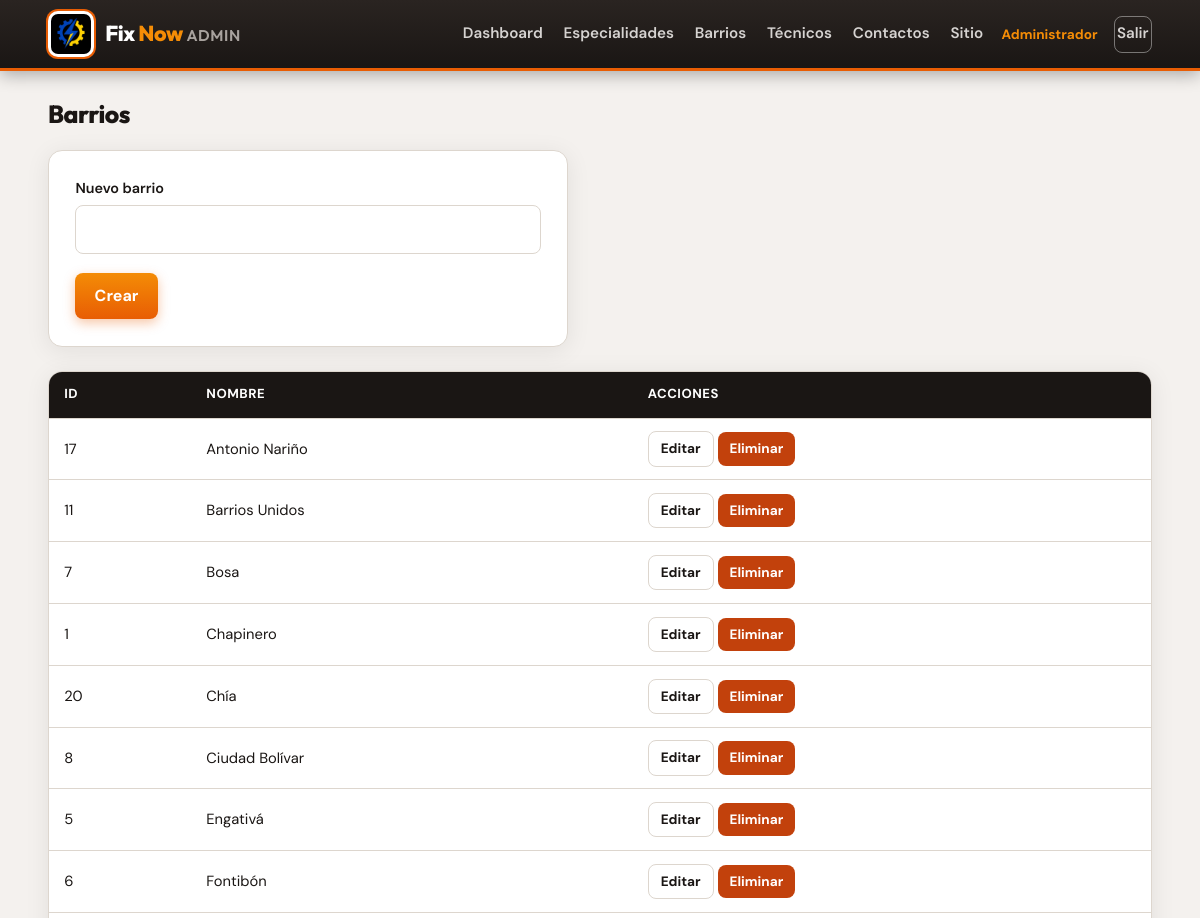
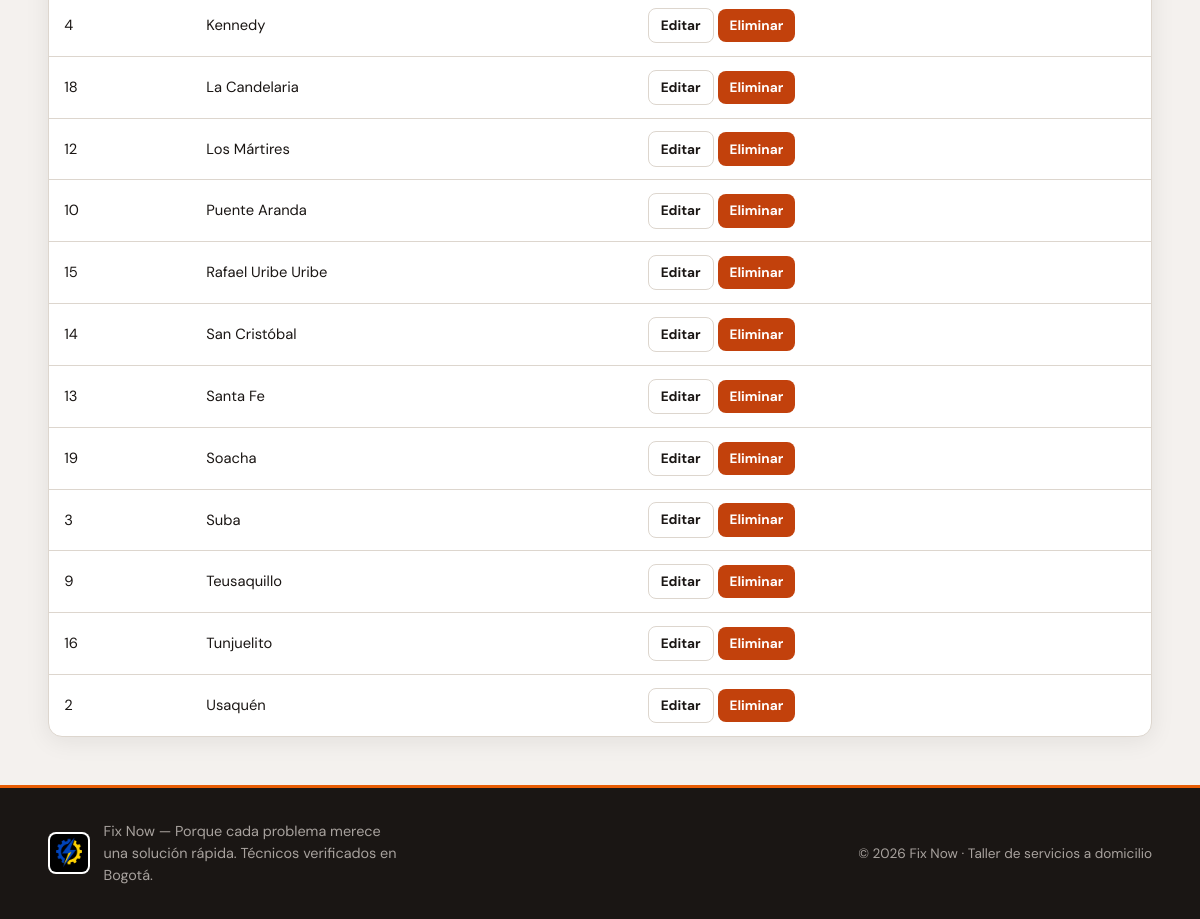
The app's page /admin/barrios.php (signed in) with its own data (2 pictures, top to bottom).
### tables this page shows
CREATE TABLE barrio (
    id_barrio INT AUTO_INCREMENT PRIMARY KEY,
    nombre VARCHAR(100) NOT NULL
);

### includes/funciones.php (called while the page is built, shortened)
<?php
function e(?string $texto): string
{
    return htmlspecialchars($texto ?? '', ENT_QUOTES, 'UTF-8');
}

### admin/barrios.php (the view, shortened to what this page needs)
<?php
require_once __DIR__ . '/../includes/funciones.php';
$editar = null;
$lista = [];
$res = $conexion->query('SELECT id_barrio, nombre FROM barrio ORDER BY nombre');
if ($res) {
    while ($row = $res->fetch_assoc()) {
        $lista[] = $row;
    }
}
require __DIR__ . '/../includes/header_admin.php';
?>
<div class="container">
    <div class="toolbar">
        <h1 class="section-title" style="margin:0">Barrios</h1>
    </div>
    <form class="form-card" method="post" action="" style="margin-bottom:1.5rem">
        <div class="form-group">
            <label for="nombre"><?= $editar ? 'Editar barrio' : 'Nuevo barrio' ?></label>
            <input type="text" id="nombre" name="nombre" required
                   value="<?= e($editar['nombre'] ?? '') ?>">
        </div>
        <div class="form-actions">
            <button type="submit" class="btn btn-primary"><?= $editar ? 'Guardar' : 'Crear' ?></button>
        </div>
    </form>
    <div class="table-wrap">
        <table class="data">
            <thead>
                <tr>
                    <th>ID</th>
                    <th>Nombre</th>
                    <th>Acciones</th>
                </tr>
            </thead>
            <tbody>
                <?php if (empty($lista)): ?>
                    <tr><td colspan="3">Sin registros.</td></tr>
                <?php else: ?>
                    <?php foreach ($lista as $row): ?>
                        <tr>
                            <td><?= (int) $row['id_barrio'] ?></td>
                            <td><?= e($row['nombre']) ?></td>
                            <td>
                                <a class="btn btn-sm btn-ghost" href="?editar=<?= (int) $row['id_barrio'] ?>">Editar</a>
                                <a class="btn btn-sm btn-danger" href="?eliminar=<?= (int) $row['id_barrio'] ?>"
                                   onclick="return confirm('¿Eliminar este barrio?')">Eliminar</a>
                            </td>
                        </tr>
                    <?php endforeach; ?>
                <?php endif; ?>
            </tbody>
        </table>
    </div>
</div>
<?php require __DIR__ . '/../includes/footer.php'; ?>

### css/estilos.css (style rules this page uses)
:root { --charcoal: #1a1614; --charcoal-mid: #2a2421; --charcoal-soft: #3f3834; --orange: #e85d04; --orange-light: #f48c06; --orange-hot: #dc2f02; --orange-soft: #fff1e6; --orange-glow: rgba(232, 93, 4, 0.35); --steel: #57534e; --bg: #f0eeec; --bg-warm: #ebe6e0; --bg-card: #ffffff; --text: #1a1614; --text-muted: #6b6560; --border: #ddd6ce; --ok: #15803d; --danger: #c2410c; --radius: 14px; --radius-sm: 8px; --shadow: 0 4px 24px rgba(26, 22, 20, 0.08); --shadow-lg: 0 16px 40px rgba(26, 22, 20, 0.14); --font: "DM Sans", system-ui, sans-serif; --font-display: "Outfit", "DM Sans", sans-serif; --header-h: 64px; }
*, *::before, *::after { box-sizing: border-box; }
html { scroll-behavior: smooth; }
body { margin: 0; font-family: var(--font); background: radial-gradient(ellipse 120% 80% at 100% -10%, rgba(232, 93, 4, 0.07), transparent 50%), linear-gradient(180deg, var(--bg-warm) 0%, var(--bg) 40%, #e8e4df 100%); background-attachment: fixed; color: var(--text); line-height: 1.55; min-height: 100vh; display: flex; flex-direction: column; -webkit-font-smoothing: antialiased; }
a { color: var(--orange); text-decoration: none; transition: color 0.15s; }
.container { width: min(1120px, 92%); margin: 0 auto; }
.section-title { margin: 0 0 1rem; font-family: var(--font-display); font-size: 1.55rem; font-weight: 800; color: var(--charcoal); letter-spacing: -0.02em; }
input[type="text"], input[type="email"], input[type="password"], input[type="tel"], input[type="search"], input[type="url"], input[type="date"], select, textarea { width: 100%; padding: 0.7rem 0.9rem; border: 1.5px solid var(--border); border-radius: var(--radius-sm); font: inherit; background: #fff; color: var(--text); transition: border-color 0.15s, box-shadow 0.15s; }
.form-card { background: var(--bg-card); border: 1px solid var(--border); border-radius: var(--radius); padding: 1.65rem; max-width: 520px; box-shadow: var(--shadow); }
.form-group { margin-bottom: 1.05rem; }
.form-group label { display: block; font-weight: 600; margin-bottom: 0.35rem; font-size: 0.9rem; }
.form-actions { display: flex; gap: 0.6rem; flex-wrap: wrap; margin-top: 1.15rem; }
.btn { display: inline-flex; align-items: center; justify-content: center; gap: 0.4rem; padding: 0.68rem 1.2rem; border-radius: var(--radius-sm); border: none; font: inherit; font-weight: 700; cursor: pointer; text-decoration: none; transition: background 0.15s, transform 0.1s, box-shadow 0.15s; }
.btn-primary { background: linear-gradient(180deg, var(--orange-light) 0%, var(--orange) 100%); color: #fff; box-shadow: 0 4px 12px var(--orange-glow); }
.btn-danger { background: var(--danger); color: #fff; }
.btn-sm { padding: 0.38rem 0.75rem; font-size: 0.85rem; }
.btn-ghost { background: #fff; color: var(--charcoal); border: 1.5px solid var(--border); }
.admin-body { background: #f4f1ee; }
.table-wrap { overflow-x: auto; background: var(--bg-card); border: 1px solid var(--border); border-radius: var(--radius); box-shadow: var(--shadow); }
table.data { width: 100%; border-collapse: collapse; font-size: 0.92rem; }
table.data th, table.data td { padding: 0.8rem 0.95rem; text-align: left; border-bottom: 1px solid var(--border); vertical-align: middle; }
table.data th { background: var(--charcoal); color: #fff; font-weight: 700; white-space: nowrap; font-size: 0.82rem; text-transform: uppercase; letter-spacing: 0.04em; }
table.data tr:last-child td { border-bottom: none; }
table.data tbody tr { transition: background 0.12s; }
.toolbar { display: flex; justify-content: space-between; align-items: center; gap: 1rem; flex-wrap: wrap; margin-bottom: 1rem; }

### records on screen
barrio: id_barrio "17", nombre "Antonio Nariño"
barrio: id_barrio "11", nombre "Barrios Unidos"
barrio: id_barrio "7", nombre "Bosa"
barrio: id_barrio "1", nombre "Chapinero"
barrio: id_barrio "20", nombre "Chía"
barrio: id_barrio "8", nombre "Ciudad Bolívar"
barrio: id_barrio "5", nombre "Engativá"
barrio: id_barrio "6", nombre "Fontibón"
barrio: id_barrio "4", nombre "Kennedy"
barrio: id_barrio "18", nombre "La Candelaria"
barrio: id_barrio "12", nombre "Los Mártires"
barrio: id_barrio "10", nombre "Puente Aranda"
barrio: id_barrio "15", nombre "Rafael Uribe Uribe"
barrio: id_barrio "14", nombre "San Cristóbal"
barrio: id_barrio "13", nombre "Santa Fe"
barrio: id_barrio "19", nombre "Soacha"
barrio: id_barrio "3", nombre "Suba"
barrio: id_barrio "9", nombre "Teusaquillo"
barrio: id_barrio "16", nombre "Tunjuelito"
barrio: id_barrio "2", nombre "Usaquén"

### other values on screen
$admin_nombre "Administrador"
